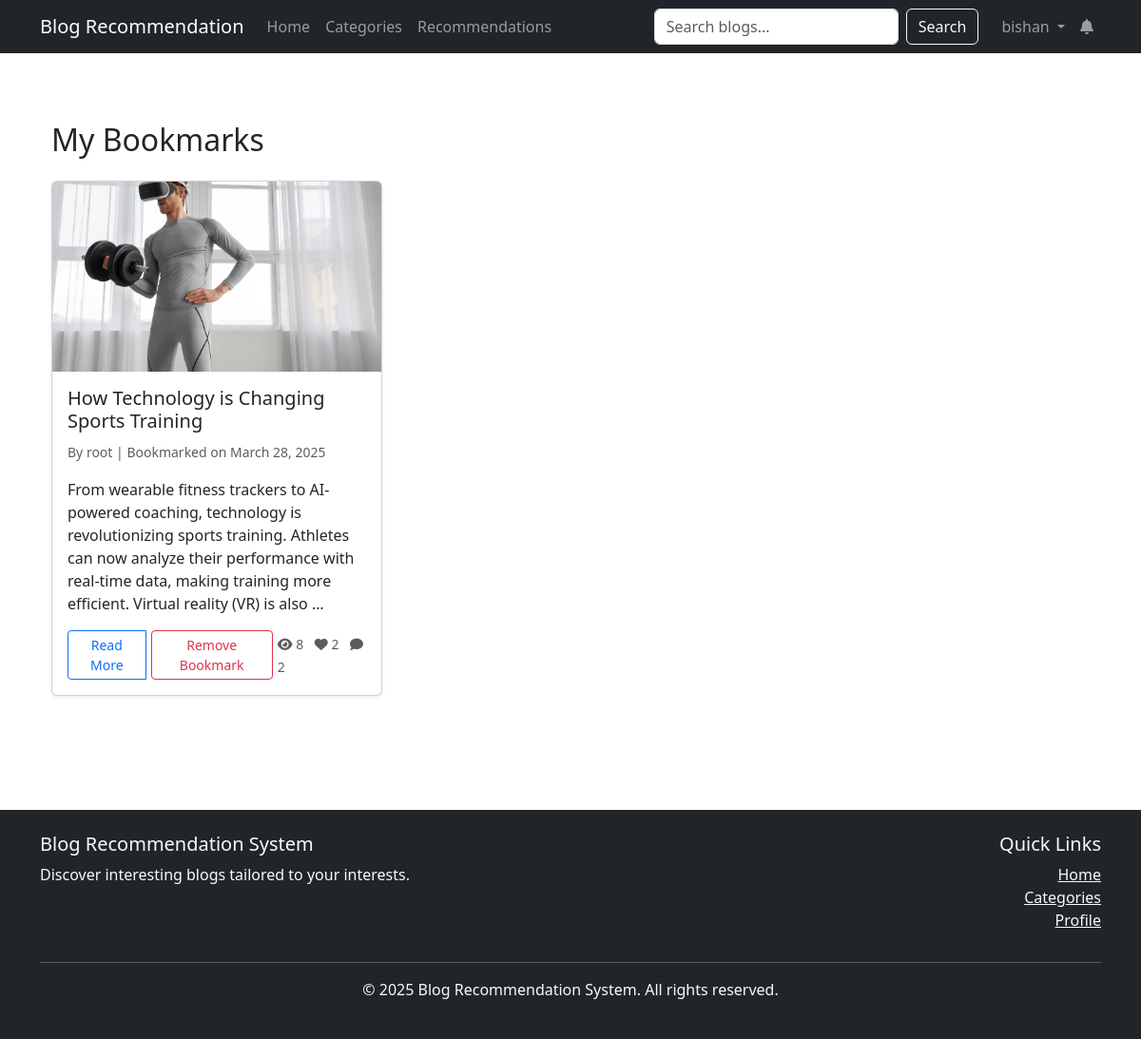
The app's page /users/bookmarks/ (signed in) with its own data.
### blog_app/models.py (models this page shows, shortened)
class Bookmark(models.Model):
    blog = models.ForeignKey(Blog, on_delete=models.CASCADE, related_name='bookmarks')
    user = models.ForeignKey(settings.AUTH_USER_MODEL, on_delete=models.CASCADE, related_name='bookmarks')
    created_at = models.DateTimeField(auto_now_add=True)
    class Meta:
        unique_together = ('blog', 'user')

class Blog(models.Model):
    title = models.CharField(max_length=200)
    slug = models.SlugField(max_length=200, unique=True)
    author = models.ForeignKey(settings.AUTH_USER_MODEL, on_delete=models.CASCADE, related_name='blogs')
    content = models.TextField()
    featured_image = models.ImageField(upload_to='blog_images/', blank=True, null=True)
    categories = models.ManyToManyField(Category, related_name='blogs')
    created_at = models.DateTimeField(auto_now_add=True)
    updated_at = models.DateTimeField(auto_now=True)
    is_published = models.BooleanField(default=True)
    views_count = models.PositiveIntegerField(default=0)
    class Meta:
        ordering = ['-created_at']
    def get_like_count(self):
        return self.likes.count()
    def get_comment_count(self):
        return self.comments.count()

### users_app/views.py (the view)
# urls.py: path('bookmarks/', views.bookmarks, name='bookmarks'),
@login_required
def bookmarks(request):
    bookmarks = Bookmark.objects.filter(user=request.user)
    paginator = Paginator(bookmarks, 10)
    page = request.GET.get('page')
    bookmarks = paginator.get_page(page)
    return render(request, 'users_app/bookmarks.html', {'bookmarks': bookmarks})

### users_app/context_processors.py (called while the page is built)
def notifications_processor(request):
    if request.user.is_authenticated:
        unread_notifications_count = Notification.objects.filter(
            user=request.user,
            is_read=False
        ).count()
        return {'unread_notifications_count': unread_notifications_count}
    return {'unread_notifications_count': 0}

### templates/users_app/bookmarks.html (shortened to what this page needs)
{% extends 'base.html' %}
{% load static %}
{% block content %}
<div class="container py-5">
    <div class="row">
        <div class="col-12">
            <h2 class="mb-4">My Bookmarks</h2>
            {% if bookmarks %}
                <div class="row row-cols-1 row-cols-md-2 row-cols-lg-3 g-4">
                    {% for bookmark in bookmarks %}
                        <div class="col">
                            <div class="card h-100 shadow-sm">
                                {% if bookmark.blog.featured_image %}
                                    <img src="{{ bookmark.blog.featured_image.url }}" class="card-img-top" alt="{{ bookmark.blog.title }}">
                                {% else %}
                                    <img src="{% static 'images/default_blog.jpg' %}" class="card-img-top" alt="Default Blog Image">
                                {% endif %}
                                <div class="card-body">
                                    <h5 class="card-title">{{ bookmark.blog.title }}</h5>
                                    <p class="card-text text-muted">
                                        <small>
                                            By {{ bookmark.blog.author.username }} |
                                            Bookmarked on {{ bookmark.created_at|date:"F j, Y" }}
                                        </small>
                                    </p>
                                    <p class="card-text">{{ bookmark.blog.content|truncatewords:30 }}</p>
                                    <div class="d-flex justify-content-between align-items-center">
                                        <div class="btn-group">
                                            <a href="{% url 'blog_app:blog_detail' slug=bookmark.blog.slug %}" class="btn btn-sm btn-outline-primary">Read More</a>
                                            <form method="post" action="{% url 'blog_app:bookmark_blog' blog_id=bookmark.blog.id %}" class="d-inline">
                                                <button type="submit" class="btn btn-sm btn-outline-danger">Remove Bookmark</button>
                                            </form>
                                        </div>
                                        <div class="text-muted">
                                            <small>
                                                <i class="fas fa-eye"></i> {{ bookmark.blog.views_count }}
                                                <i class="fas fa-heart ms-2"></i> {{ bookmark.blog.get_like_count }}
                                                <i class="fas fa-comment ms-2"></i> {{ bookmark.blog.get_comment_count }}
                                            </small>
                                        </div>
                                    </div>
                                </div>
                            </div>
                        </div>
                    {% endfor %}
                </div>
            {% endif %}
        </div>
    </div>
</div>
{% endblock %}

### templates/base.html (shortened to what this page needs)
<!DOCTYPE html>
<html lang="en">
<head>
    <link href="https://cdn.jsdelivr.net/npm/bootstrap@5.3.0/dist/css/bootstrap.min.css" rel="stylesheet">
    <link href="https://cdnjs.cloudflare.com/ajax/libs/font-awesome/6.0.0/css/all.min.css" rel="stylesheet">
    {% load static %}
    <link href="{% static 'css/style.css' %}" rel="stylesheet">
</head>
<body>
    <nav class="navbar navbar-expand-lg navbar-dark bg-dark">
        <div class="container">
            <a class="navbar-brand" href="{% url 'blog_app:blog_list' %}">Blog Recommendation</a>
            <div class="collapse navbar-collapse" id="navbarNav">
                <ul class="navbar-nav me-auto">
                    <li class="nav-item">
                        <a class="nav-link" href="{% url 'blog_app:blog_list' %}">Home</a>
                    </li>
                    <li class="nav-item">
                        <a class="nav-link" href="{% url 'blog_app:category_list' %}">Categories</a>
                    </li>
                    {% if user.is_authenticated %}
                        <li class="nav-item">
                            <a class="nav-link" href="{% url 'recommendations_app:recommendation_list' %}">Recommendations</a>
                        </li>
                    {% endif %}
                </ul>
                <div class="position-relative me-3">
                    <form class="d-flex" id="searchForm" onsubmit="return handleSearch(event)">
                        <input class="form-control me-2" type="search" name="q" id="searchInput" placeholder="Search blogs...">
                        <button class="btn btn-outline-light" type="submit">Search</button>
                    </form>
                </div>
                <ul class="navbar-nav">
                    {% if user.is_authenticated %}
                        <li class="nav-item dropdown">
                            <a class="nav-link dropdown-toggle" href="#" id="navbarDropdown" role="button" data-bs-toggle="dropdown">
                                {{ user.username }}
                            </a>
                        </li>
                        <li class="nav-item">
                            <a class="nav-link position-relative" href="{% url 'users_app:notifications' %}">
                                <i class="fas fa-bell"></i>
                            </a>
                        </li>
                    {% endif %}
                </ul>
            </div>
        </div>
    </nav>
    <main class="container my-4">
        {% block content %}
        {% endblock %}
    </main>
    <footer class="bg-dark text-light py-4 mt-5">
        <div class="container">
            <div class="row">
                <div class="col-md-6">
                    <h5>Blog Recommendation System</h5>
                    <p>Discover interesting blogs tailored to your interests.</p>
                </div>
                <div class="col-md-6 text-md-end">
                    <h5>Quick Links</h5>
                    <ul class="list-unstyled">
                        <li><a href="{% url 'blog_app:blog_list' %}" class="text-light">Home</a></li>
                        <li><a href="{% url 'blog_app:category_list' %}" class="text-light">Categories</a></li>
                        {% if user.is_authenticated %}
                            <li><a href="{% url 'users_app:profile' %}" class="text-light">Profile</a></li>
                        {% else %}
                            <li><a href="{% url 'users_app:login' %}" class="text-light">Login</a></li>
                        {% endif %}
                    </ul>
                </div>
            </div>
            <hr>
            <div class="text-center">
                <p>&copy; {% now "Y" %} Blog Recommendation System. All rights reserved.</p>
            </div>
        </div>
    </footer>
</body>
</html>

### static/css/style.css (style rules this page uses)
body { min-height: 100vh; display: flex; flex-direction: column; }
main { flex: 1; }

### templates/base.html (style rules this page uses)
.card-img-top { height: 200px; object-fit: cover; }

### templates/users_app/bookmarks.html (style rules this page uses)
.card-img-top { height: 200px; object-fit: cover; }
.btn-group .btn { margin-right: 5px; }
.card-title { overflow: hidden; text-overflow: ellipsis; display: -webkit-box; -webkit-line-clamp: 2; -webkit-box-orient: vertical; }

### records on screen
Bookmark: blog.featured_image (picture), blog "How Technology is Changing Sports Training", blog.author.username "root", created_at "March 28, 2025", blog.content "From wearable fitness trackers to AI-powered coaching, technology is revolutionizing sports training. Athletes can now analyze their performance with real-time data, making training more efficient. Virtual reality (VR) is also …", blog.views_count "8", blog.get_like_count "2", blog.get_comment_count "2"

### other values on screen
{{ user.username }} "bishan"
